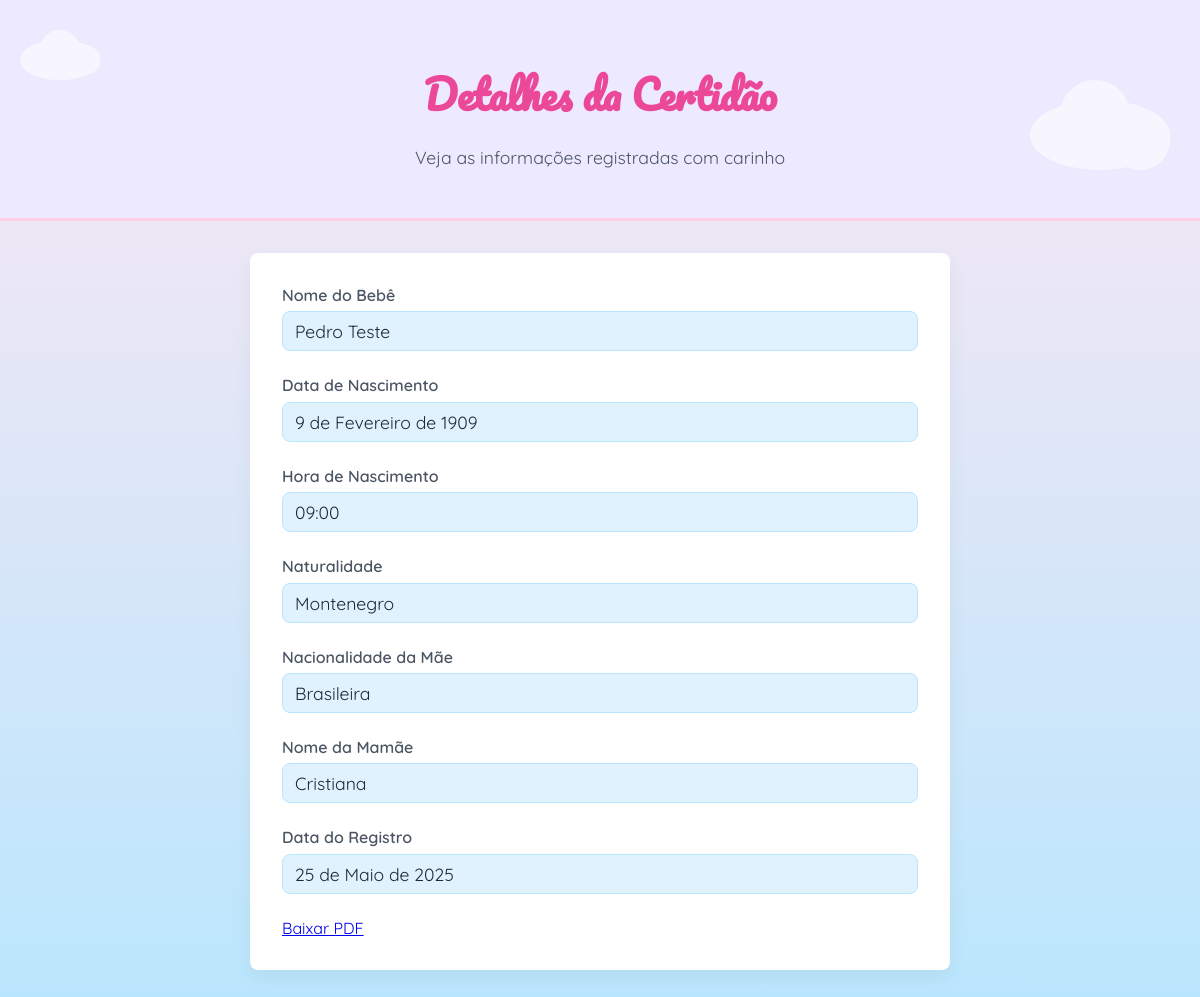
/1/, run on the app's committed database.
### certidao/models.py (models this page shows, shortened)
class CertidaoNascimento(models.Model):
    nome_crianca = models.CharField(max_length=255)
    sexo = models.CharField(max_length=10, choices=[('Masculino', 'Masculino'), ('Feminino', 'Feminino'), ('Outro', 'Outro')])
    data_nascimento = models.DateField()
    hora_nascimento = models.TimeField()
    local_nascimento = models.CharField(max_length=255)
    dnv = models.CharField("Declaração de Nascido Vivo", max_length=50, unique=True)
    nome_mae = models.CharField(max_length=255)
    nacionalidade_mae = models.CharField(max_length=100)
    naturalidade_mae = models.CharField(max_length=100)
    idade_mae = models.PositiveIntegerField()
    profissao_mae = models.CharField(max_length=100, blank=True, null=True)
    endereco_mae = models.TextField()
    nome_pai = models.CharField(max_length=255, blank=True, null=True)
    nacionalidade_pai = models.CharField(max_length=100, blank=True, null=True)
    naturalidade_pai = models.CharField(max_length=100, blank=True, null=True)
    idade_pai = models.PositiveIntegerField(blank=True, null=True)
    profissao_pai = models.CharField(max_length=100, blank=True, null=True)
    endereco_pai = models.TextField(blank=True, null=True)
    nome_avo_materno = models.CharField(max_length=255, blank=True, null=True)
    nome_avo_materna = models.CharField(max_length=255, blank=True, null=True)
    nome_avo_paterno = models.CharField(max_length=255, blank=True, null=True)
    nome_avo_paterna = models.CharField(max_length=255, blank=True, null=True)
    estado_civil_pais = models.CharField(
        max_length=50,
        choices=[
            ('Casados', 'Casados'),
            ('União Estável', 'União Estável'),
            ('Solteiros', 'Solteiros'),
            ('Separados', 'Separados'),
            ('Divorciados', 'Divorciados'),
            ('Outros', 'Outros'),
        ],
        blank=True,
        null=True
    )
    data_registro = models.DateField(auto_now_add=True)
    livro = models.CharField(max_length=20)
    folha = models.CharField(max_length=20)
    termo = models.CharField(max_length=20)
    nome_oficial_cartorio = models.CharField(max_length=255)
    nome_declarante = models.CharField(max_length=255)
    def pdf_url(self):
        return f"/media/certidoes/certidao_{self.id}.pdf"

### certidao/views.py (the view)
# urls.py: path('<int:pk>/', CertidaoNascimentoDetailView.as_view(), name='certidao_detail'),
class CertidaoNascimentoDetailView(DetailView):
    model = CertidaoNascimento
    template_name = 'certidao_detail.html'
    context_object_name = 'certidao'

### certidao/templates/certidao_detail.html (shortened to what this page needs)
{% load static %}
<!DOCTYPE html>
<html lang="pt-br">
<head>
</head>
<body>
  <header>
    <h1>Detalhes da Certidão</h1>
    <p>Veja as informações registradas com carinho</p>
  </header>
  <div class="cloud small"></div>
  <div class="cloud large"></div>
  <div class="container">
    <div class="field">
      <label>Nome do Bebê</label>
      <div class="field-value">{{ certidao.nome_crianca }}</div>
    </div>
    <div class="field">
      <label>Data de Nascimento</label>
      <div class="field-value">{{ certidao.data_nascimento }}</div>
    </div>
    <div class="field">
      <label>Hora de Nascimento</label>
      <div class="field-value">{{ certidao.hora_nascimento }}</div>
    </div>
    <div class="field">
      <label>Naturalidade</label>
      <div class="field-value">{{ certidao.local_nascimento }}</div>
    </div>
    <div class="field">
      <label>Nacionalidade da Mãe</label>
      <div class="field-value">{{ certidao.nacionalidade_mae }}</div>
    </div>
    <div class="field">
      <label>Nome da Mamãe</label>
      <div class="field-value">{{ certidao.nome_mae }}</div>
    </div>
    <div class="field">
      <label>Data do Registro</label>
      <div class="field-value">{{ certidao.data_registro }}</div>
    </div>
    <a href="{{ certidao.pdf_url }}">Baixar PDF</a>
  </div>
</body>
</html>

### certidao/templates/certidao_detail.html (style rules this page uses)
:root { --primary: #ec4899; --primary-hover: #db2777; --secondary: #8b5cf6; --secondary-hover: #7c3aed; --text-primary: #1f2937; --text-secondary: #4b5563; --radius: 0.5rem; --pink-light: #fce7f3; --blue-light: #bae6fd; --white: #ffffff; }
* { box-sizing: border-box; }
body { font-family: 'Quicksand', sans-serif; margin: 0; padding: 0; background: linear-gradient(to bottom, var(--pink-light), var(--blue-light)); color: var(--text-primary); overflow-x: hidden; }
header { text-align: center; padding: 2rem; background: #ede9fe; border-bottom: 3px solid #fbcfe8; }
header h1 { font-family: 'Pacifico', cursive; color: var(--primary); margin-bottom: 0.3rem; font-size: 2.5rem; }
header p { color: var(--text-secondary); font-size: 1.1rem; }
.container { max-width: 700px; margin: 2rem auto; padding: 2rem; background: var(--white); border-radius: var(--radius); box-shadow: 0 8px 20px rgba(0, 0, 0, 0.05); animation: slideFadeIn 1s ease-out; position: relative; z-index: 2; }
.field { margin-bottom: 1.5rem; }
.field label { display: block; font-weight: 600; color: var(--text-secondary); margin-bottom: 0.4rem; }
.field-value { font-size: 1.1rem; color: var(--text-primary); padding: 0.5rem 0.75rem; background: #e0f2fe; border-radius: var(--radius); border: 1px solid #bae6fd; }
.cloud { position: absolute; background: #ffffff; border-radius: 50%; opacity: 0.6; animation: float 6s ease-in-out infinite; z-index: 1; }
.cloud::before, .cloud::after { content: ''; position: absolute; background: #ffffff; border-radius: 50%; }
.cloud.small { width: 80px; height: 40px; top: 40px; left: 20px; }
.cloud.small::before { width: 40px; height: 40px; top: -10px; left: 20px; }
.cloud.small::after { width: 30px; height: 30px; top: 5px; left: 50px; }
.cloud.large { width: 140px; height: 70px; top: 100px; right: 30px; }
.cloud.large::before { width: 70px; height: 70px; top: -20px; left: 30px; }
.cloud.large::after { width: 60px; height: 60px; top: 10px; left: 80px; }

### data on the page
CertidaoNascimento: nome_crianca "Pedro Teste", data_nascimento "9 de Fevereiro de 1909", hora_nascimento "09:00", local_nascimento "Montenegro", nacionalidade_mae "Brasileira", nome_mae "Cristiana", data_registro "25 de Maio de 2025"
